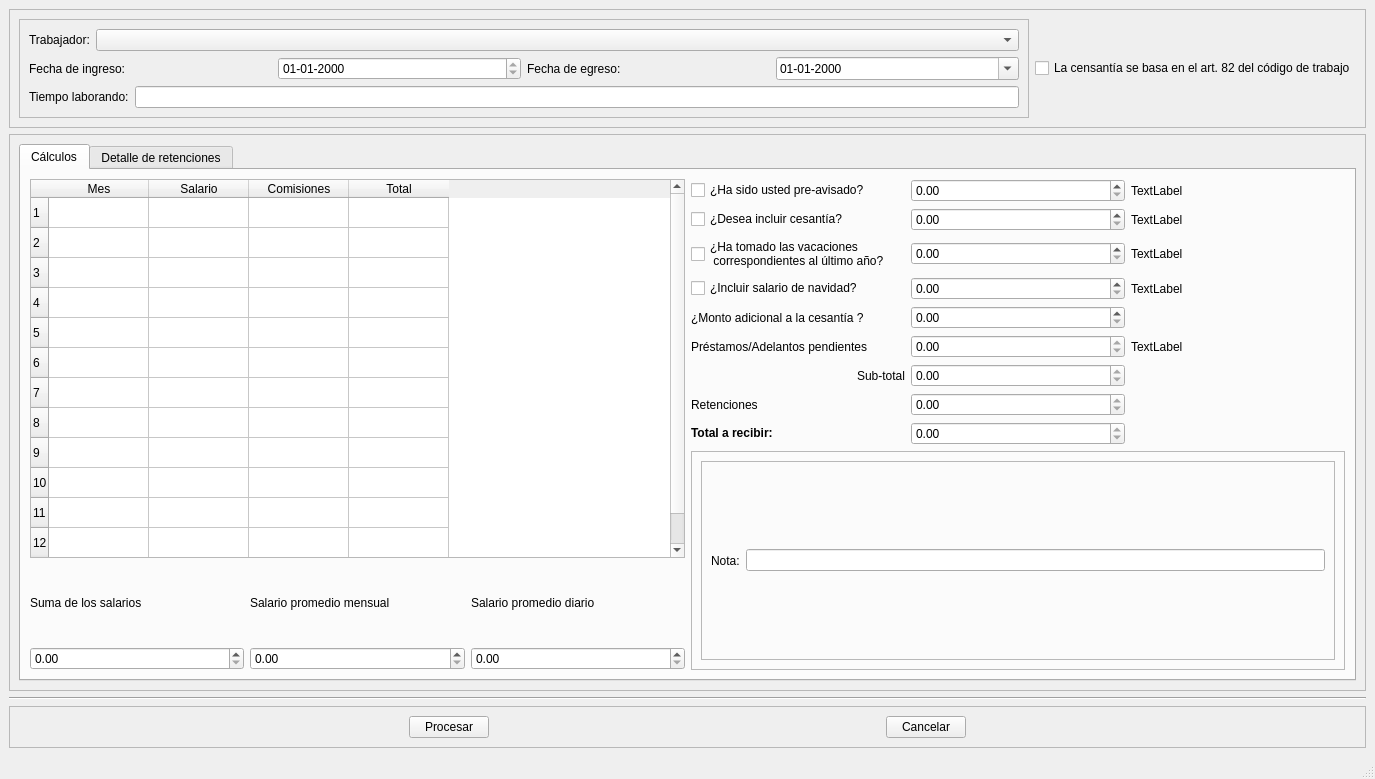
<?xml version="1.0" encoding="UTF-8"?>
<ui version="4.0">
 <class>MainWindow</class>
 <widget class="QMainWindow" name="MainWindow">
  <property name="geometry">
   <rect>
    <x>0</x>
    <y>0</y>
    <width>1375</width>
    <height>779</height>
   </rect>
  </property>
  <property name="windowTitle">
   <string>Retiro de trabajador, cálculo de prestaciones y derechos adquiridos</string>
  </property>
  <property name="whatsThis">
   <string>&lt;html&gt;&lt;head/&gt;&lt;body&gt;&lt;p&gt;&lt;br/&gt;&lt;/p&gt;&lt;/body&gt;&lt;/html&gt;</string>
  </property>
  <widget class="QWidget" name="centralwidget">
   <layout class="QVBoxLayout" name="verticalLayout_3">
    <item>
     <widget class="QFrame" name="frame_6">
      <property name="frameShape">
       <enum>QFrame::StyledPanel</enum>
      </property>
      <property name="frameShadow">
       <enum>QFrame::Raised</enum>
      </property>
      <layout class="QHBoxLayout" name="horizontalLayout_8">
       <item>
        <widget class="QFrame" name="frame_2">
         <property name="frameShape">
          <enum>QFrame::StyledPanel</enum>
         </property>
         <property name="frameShadow">
          <enum>QFrame::Raised</enum>
         </property>
         <layout class="QVBoxLayout" name="verticalLayout">
          <item>
           <layout class="QHBoxLayout" name="horizontalLayout">
            <item>
             <widget class="QLabel" name="label">
              <property name="sizePolicy">
               <sizepolicy hsizetype="Fixed" vsizetype="Preferred">
                <horstretch>0</horstretch>
                <verstretch>0</verstretch>
               </sizepolicy>
              </property>
              <property name="text">
               <string>Trabajador:</string>
              </property>
             </widget>
            </item>
            <item>
             <widget class="QComboBox" name="datos_trabajador">
              <property name="toolTip">
               <string>&lt;html&gt;&lt;head/&gt;&lt;body&gt;&lt;p&gt;Seleccione un trabajador activo de la lista despegable.&lt;/p&gt;&lt;/body&gt;&lt;/html&gt;</string>
              </property>
             </widget>
            </item>
           </layout>
          </item>
          <item>
           <layout class="QHBoxLayout" name="horizontalLayout_2">
            <item>
             <widget class="QLabel" name="label_2">
              <property name="text">
               <string>Fecha de ingreso:</string>
              </property>
             </widget>
            </item>
            <item>
             <widget class="QDateEdit" name="fecha_ingreso">
              <property name="toolTip">
               <string>&lt;html&gt;&lt;head/&gt;&lt;body&gt;&lt;p&gt;Aquí se muestra la fecha de ingreso del trabjador.&lt;/p&gt;&lt;/body&gt;&lt;/html&gt;</string>
              </property>
              <property name="readOnly">
               <bool>true</bool>
              </property>
              <property name="displayFormat">
               <string>dd-MM-yyyy</string>
              </property>
             </widget>
            </item>
            <item>
             <widget class="QLabel" name="label_3">
              <property name="text">
               <string>Fecha de egreso:</string>
              </property>
             </widget>
            </item>
            <item>
             <widget class="QDateEdit" name="fecha_egreso">
              <property name="toolTip">
               <string>&lt;html&gt;&lt;head/&gt;&lt;body&gt;&lt;p&gt;Aquí se muestra la fecha de esgreso del trabajador. Es un campo editable.&lt;/p&gt;&lt;/body&gt;&lt;/html&gt;</string>
              </property>
              <property name="displayFormat">
               <string>dd-MM-yyyy</string>
              </property>
              <property name="calendarPopup">
               <bool>true</bool>
              </property>
             </widget>
            </item>
           </layout>
          </item>
          <item>
           <layout class="QHBoxLayout" name="horizontalLayout_3">
            <item>
             <widget class="QLabel" name="label_7">
              <property name="text">
               <string>Tiempo laborando:</string>
              </property>
             </widget>
            </item>
            <item>
             <widget class="QLineEdit" name="tiempo_trabajado">
              <property name="toolTip">
               <string>&lt;html&gt;&lt;head/&gt;&lt;body&gt;&lt;p&gt;Aquí se muestra el tiempo que ha estado en la empresa el trabajdor.&lt;/p&gt;&lt;/body&gt;&lt;/html&gt;</string>
              </property>
             </widget>
            </item>
           </layout>
          </item>
         </layout>
        </widget>
       </item>
       <item>
        <widget class="QCheckBox" name="tipo_cesantia_82">
         <property name="toolTip">
          <string>&lt;html&gt;&lt;head/&gt;&lt;body&gt;&lt;p align=&quot;justify&quot;&gt;Art. 82.- Se establece una asistencia económica de cinco días de salario ordinario después de un trabajo continuo no menor de tres meses ni mayor de seis; de diez días de salario ordinario después de un trabajo continuo no menor de seis meses ni mayor de un año; y de quince días de trabajo ordinario por cada año de servicio prestado después de un año de trabajo continuo, cuando el contrato de trabajo termina: &lt;/p&gt;&lt;p align=&quot;justify&quot;&gt;1. Por la muerte del empleador o su incapacidad física o mental, siempre que estos hechos produzcan como consecuencia la terminación del negocio; &lt;/p&gt;&lt;p align=&quot;justify&quot;&gt;2. Por la muerte del trabajador o su incapacidad física o mental o inhabilidad para el desempeño de los servicios que se obligó a prestar. En este caso, la asistencia económica se pagará a la persona que el trabajador hubiere designado en declaración hecha ante el Departamento de Trabajo o la autoridad local que ejerza sus funciones, o ante un Notario. A falta de esta declaración, el derecho pertenecerá por partes iguales y con derecho de acrecer, al cónyuge y a los hijos menores del trabajador, y a falta de ambos, a los ascendientes mayores de sesenta años o inválidos, y a falta de estos últimos, a los herederos legales del trabajador. Si el trabajador estuviera incapacitado física o mentalmente para recibir el pago de sus derechos, la asistencia económica será entregada a la persona que lo tenga bajo su cuidado; &lt;/p&gt;&lt;p align=&quot;justify&quot;&gt;3. Por enfermedad del trabajador o ausencia cumpliendo las obligaciones a que se refiere el ordinal 3o. del artículo 51 u otra causa justificada que le haya impedido concurrir a sus labores por un período total de un año, desde el día de su primera inasistencia; &lt;/p&gt;&lt;p align=&quot;justify&quot;&gt;4. Por agotamiento de la materia prima objeto de una industria extractiva; &lt;/p&gt;&lt;p align=&quot;justify&quot;&gt;5. Por quiebra de la empresa, siempre que cese totalmente la explotación del negocio o por su cierre o reducción definitiva de su personal, resultantes de falta de elementos para continuar la explotación, incosteabilidad de la misma u otra causa análoga, con la aprobación del Departamento de Trabajo, en la forma establecida en el artículo 56.&lt;/p&gt;&lt;/body&gt;&lt;/html&gt;</string>
         </property>
         <property name="text">
          <string>La censantía se basa en el art. 82 del código de trabajo</string>
         </property>
        </widget>
       </item>
      </layout>
     </widget>
    </item>
    <item>
     <widget class="QFrame" name="frame_4">
      <property name="frameShape">
       <enum>QFrame::StyledPanel</enum>
      </property>
      <property name="frameShadow">
       <enum>QFrame::Raised</enum>
      </property>
      <layout class="QHBoxLayout" name="horizontalLayout_6">
       <item>
        <widget class="QTabWidget" name="tabWidget">
         <property name="currentIndex">
          <number>0</number>
         </property>
         <widget class="QWidget" name="tab">
          <attribute name="title">
           <string>Cálculos</string>
          </attribute>
          <layout class="QGridLayout" name="gridLayout_3">
           <item row="1" column="1" rowspan="2">
            <widget class="QFrame" name="frame_3">
             <property name="frameShape">
              <enum>QFrame::StyledPanel</enum>
             </property>
             <property name="frameShadow">
              <enum>QFrame::Raised</enum>
             </property>
             <layout class="QVBoxLayout" name="verticalLayout_2">
              <item>
               <widget class="QFrame" name="frame_5">
                <property name="frameShape">
                 <enum>QFrame::StyledPanel</enum>
                </property>
                <property name="frameShadow">
                 <enum>QFrame::Raised</enum>
                </property>
                <layout class="QHBoxLayout" name="horizontalLayout_7">
                 <item>
                  <widget class="QLabel" name="label_10">
                   <property name="text">
                    <string>Nota:</string>
                   </property>
                  </widget>
                 </item>
                 <item>
                  <widget class="QLineEdit" name="nota">
                   <property name="toolTip">
                    <string>&lt;html&gt;&lt;head/&gt;&lt;body&gt;&lt;p&gt;El campo salario es un campo obligatorio para poder desincorporar al trabajador.&lt;/p&gt;&lt;/body&gt;&lt;/html&gt;</string>
                   </property>
                  </widget>
                 </item>
                </layout>
               </widget>
              </item>
             </layout>
            </widget>
           </item>
           <item row="0" column="0" rowspan="2">
            <widget class="QTableWidget" name="tableWidget">
             <property name="toolTip">
              <string>&lt;html&gt;&lt;head/&gt;&lt;body&gt;&lt;p&gt;Esta tabla muestra las últimos 12 salarios mensuales del trabajador de haberlas trabajado.&lt;/p&gt;&lt;/body&gt;&lt;/html&gt;</string>
             </property>
             <attribute name="horizontalHeaderCascadingSectionResizes">
              <bool>false</bool>
             </attribute>
             <row>
              <property name="text">
               <string>1</string>
              </property>
             </row>
             <row>
              <property name="text">
               <string>2</string>
              </property>
             </row>
             <row>
              <property name="text">
               <string>3</string>
              </property>
             </row>
             <row>
              <property name="text">
               <string>4</string>
              </property>
             </row>
             <row>
              <property name="text">
               <string>5</string>
              </property>
             </row>
             <row>
              <property name="text">
               <string>6</string>
              </property>
             </row>
             <row>
              <property name="text">
               <string>7</string>
              </property>
             </row>
             <row>
              <property name="text">
               <string>8</string>
              </property>
             </row>
             <row>
              <property name="text">
               <string>9</string>
              </property>
             </row>
             <row>
              <property name="text">
               <string>10</string>
              </property>
             </row>
             <row>
              <property name="text">
               <string>11</string>
              </property>
             </row>
             <row>
              <property name="text">
               <string>12</string>
              </property>
             </row>
             <column>
              <property name="text">
               <string>Mes</string>
              </property>
             </column>
             <column>
              <property name="text">
               <string>Salario</string>
              </property>
             </column>
             <column>
              <property name="text">
               <string>Comisiones</string>
              </property>
             </column>
             <column>
              <property name="text">
               <string>Total</string>
              </property>
             </column>
            </widget>
           </item>
           <item row="0" column="1">
            <layout class="QGridLayout" name="gridLayout_2">
             <item row="5" column="2">
              <widget class="QLabel" name="desc_prestamos">
               <property name="text">
                <string>TextLabel</string>
               </property>
              </widget>
             </item>
             <item row="6" column="1">
              <widget class="QDoubleSpinBox" name="subtotal">
               <property name="readOnly">
                <bool>true</bool>
               </property>
               <property name="maximum">
                <double>99999999.989999994635582</double>
               </property>
              </widget>
             </item>
             <item row="6" column="0">
              <widget class="QLabel" name="label_18">
               <property name="text">
                <string>Sub-total</string>
               </property>
               <property name="alignment">
                <set>Qt::AlignRight|Qt::AlignTrailing|Qt::AlignVCenter</set>
               </property>
              </widget>
             </item>
             <item row="2" column="2">
              <widget class="QLabel" name="desc_vac">
               <property name="text">
                <string>TextLabel</string>
               </property>
              </widget>
             </item>
             <item row="1" column="0">
              <widget class="QCheckBox" name="cesantia">
               <property name="text">
                <string>¿Desea incluir cesantía?</string>
               </property>
              </widget>
             </item>
             <item row="2" column="0">
              <widget class="QCheckBox" name="vacaciones">
               <property name="text">
                <string>¿Ha tomado las vacaciones
 correspondientes al último año?</string>
               </property>
              </widget>
             </item>
             <item row="0" column="2">
              <widget class="QLabel" name="desc_preaviso">
               <property name="text">
                <string>TextLabel</string>
               </property>
              </widget>
             </item>
             <item row="1" column="2">
              <widget class="QLabel" name="desc_cesantia">
               <property name="text">
                <string>TextLabel</string>
               </property>
              </widget>
             </item>
             <item row="3" column="0">
              <widget class="QCheckBox" name="salario_navidad">
               <property name="text">
                <string>¿Incluir salario de navidad?</string>
               </property>
              </widget>
             </item>
             <item row="0" column="0">
              <widget class="QCheckBox" name="pre_aviso">
               <property name="text">
                <string>¿Ha sido usted pre-avisado?</string>
               </property>
              </widget>
             </item>
             <item row="1" column="1">
              <widget class="QDoubleSpinBox" name="monto_cesantia">
               <property name="readOnly">
                <bool>false</bool>
               </property>
               <property name="maximum">
                <double>9999999999.989999771118164</double>
               </property>
               <property name="singleStep">
                <double>0.010000000000000</double>
               </property>
              </widget>
             </item>
             <item row="5" column="0">
              <widget class="QLabel" name="label_11">
               <property name="text">
                <string>Préstamos/Adelantos pendientes</string>
               </property>
              </widget>
             </item>
             <item row="2" column="1">
              <widget class="QDoubleSpinBox" name="monto_vacaciones">
               <property name="readOnly">
                <bool>false</bool>
               </property>
               <property name="maximum">
                <double>9999999999.989999771118164</double>
               </property>
               <property name="singleStep">
                <double>0.010000000000000</double>
               </property>
              </widget>
             </item>
             <item row="0" column="1">
              <widget class="QDoubleSpinBox" name="monto_preaviso">
               <property name="readOnly">
                <bool>false</bool>
               </property>
               <property name="maximum">
                <double>9999999999.989999771118164</double>
               </property>
               <property name="singleStep">
                <double>0.010000000000000</double>
               </property>
              </widget>
             </item>
             <item row="3" column="1">
              <widget class="QDoubleSpinBox" name="monto_sal_nav">
               <property name="readOnly">
                <bool>false</bool>
               </property>
               <property name="maximum">
                <double>9999999999.989999771118164</double>
               </property>
               <property name="singleStep">
                <double>0.010000000000000</double>
               </property>
              </widget>
             </item>
             <item row="3" column="2">
              <widget class="QLabel" name="desc_sal_nav">
               <property name="text">
                <string>TextLabel</string>
               </property>
              </widget>
             </item>
             <item row="4" column="1">
              <widget class="QDoubleSpinBox" name="monto_bonificacion">
               <property name="maximum">
                <double>99999999999.990005493164063</double>
               </property>
               <property name="singleStep">
                <double>0.010000000000000</double>
               </property>
              </widget>
             </item>
             <item row="5" column="1">
              <widget class="QDoubleSpinBox" name="monto_prestamos">
               <property name="toolTip">
                <string>&lt;html&gt;&lt;head/&gt;&lt;body&gt;&lt;p&gt;Monto total de todos los adelantos o préstamos pendientes.&lt;/p&gt;&lt;/body&gt;&lt;/html&gt;</string>
               </property>
               <property name="readOnly">
                <bool>true</bool>
               </property>
               <property name="maximum">
                <double>99999999.989999994635582</double>
               </property>
              </widget>
             </item>
             <item row="4" column="0">
              <widget class="QLabel" name="label_9">
               <property name="text">
                <string>¿Monto adicional a la cesantía ?</string>
               </property>
              </widget>
             </item>
             <item row="7" column="1">
              <widget class="QDoubleSpinBox" name="total_retenciones">
               <property name="readOnly">
                <bool>true</bool>
               </property>
               <property name="maximum">
                <double>99999999999999.984375000000000</double>
               </property>
              </widget>
             </item>
             <item row="7" column="0">
              <widget class="QLabel" name="label_12">
               <property name="text">
                <string>Retenciones</string>
               </property>
              </widget>
             </item>
             <item row="8" column="0">
              <widget class="QLabel" name="label_8">
               <property name="text">
                <string>&lt;html&gt;&lt;head/&gt;&lt;body&gt;&lt;p&gt;&lt;span style=&quot; font-weight:600;&quot;&gt;Total a recibir:&lt;/span&gt;&lt;/p&gt;&lt;/body&gt;&lt;/html&gt;</string>
               </property>
              </widget>
             </item>
             <item row="8" column="1">
              <widget class="QDoubleSpinBox" name="total_a_recibir">
               <property name="readOnly">
                <bool>true</bool>
               </property>
               <property name="maximum">
                <double>9999999999.989999771118164</double>
               </property>
              </widget>
             </item>
            </layout>
           </item>
           <item row="2" column="0">
            <layout class="QGridLayout" name="gridLayout">
             <item row="0" column="0">
              <widget class="QLabel" name="label_4">
               <property name="text">
                <string>Suma de los salarios</string>
               </property>
              </widget>
             </item>
             <item row="0" column="1">
              <widget class="QLabel" name="label_5">
               <property name="text">
                <string>Salario promedio mensual</string>
               </property>
              </widget>
             </item>
             <item row="0" column="2">
              <widget class="QLabel" name="label_6">
               <property name="text">
                <string>Salario promedio diario</string>
               </property>
              </widget>
             </item>
             <item row="1" column="0">
              <widget class="QDoubleSpinBox" name="suma_salarios">
               <property name="readOnly">
                <bool>false</bool>
               </property>
               <property name="maximum">
                <double>9999999999.989999771118164</double>
               </property>
              </widget>
             </item>
             <item row="1" column="1">
              <widget class="QDoubleSpinBox" name="promedio_mensual">
               <property name="readOnly">
                <bool>false</bool>
               </property>
               <property name="maximum">
                <double>9999999999.989999771118164</double>
               </property>
              </widget>
             </item>
             <item row="1" column="2">
              <widget class="QDoubleSpinBox" name="sal_diario_prom">
               <property name="readOnly">
                <bool>false</bool>
               </property>
               <property name="maximum">
                <double>9999999999.989999771118164</double>
               </property>
              </widget>
             </item>
            </layout>
           </item>
          </layout>
         </widget>
         <widget class="QWidget" name="tab_2">
          <attribute name="title">
           <string>Detalle de retenciones</string>
          </attribute>
          <layout class="QVBoxLayout" name="verticalLayout_5">
           <item>
            <widget class="QFrame" name="frame_8">
             <property name="frameShape">
              <enum>QFrame::StyledPanel</enum>
             </property>
             <property name="frameShadow">
              <enum>QFrame::Raised</enum>
             </property>
             <layout class="QHBoxLayout" name="horizontalLayout_9">
              <item>
               <widget class="QFrame" name="frame_7">
                <property name="frameShape">
                 <enum>QFrame::StyledPanel</enum>
                </property>
                <property name="frameShadow">
                 <enum>QFrame::Raised</enum>
                </property>
                <layout class="QVBoxLayout" name="verticalLayout_4">
                 <item>
                  <widget class="QLabel" name="label_14">
                   <property name="text">
                    <string>Retenciones derivadas del pago de vacaciones</string>
                   </property>
                  </widget>
                 </item>
                 <item>
                  <layout class="QFormLayout" name="formLayout">
                   <item row="0" column="0">
                    <widget class="QLabel" name="label_13">
                     <property name="text">
                      <string>Retención AFP:</string>
                     </property>
                    </widget>
                   </item>
                   <item row="0" column="1">
                    <widget class="QDoubleSpinBox" name="retencion_afp">
                     <property name="readOnly">
                      <bool>true</bool>
                     </property>
                     <property name="maximum">
                      <double>999999999999.000000000000000</double>
                     </property>
                    </widget>
                   </item>
                   <item row="1" column="0">
                    <widget class="QLabel" name="label_15">
                     <property name="text">
                      <string>Retención SFS</string>
                     </property>
                    </widget>
                   </item>
                   <item row="1" column="1">
                    <widget class="QDoubleSpinBox" name="retencion_sfs">
                     <property name="readOnly">
                      <bool>true</bool>
                     </property>
                     <property name="maximum">
                      <double>99999999999999.000000000000000</double>
                     </property>
                    </widget>
                   </item>
                   <item row="2" column="0">
                    <widget class="QLabel" name="label_16">
                     <property name="text">
                      <string>Retención ISLR</string>
                     </property>
                    </widget>
                   </item>
                   <item row="2" column="1">
                    <widget class="QDoubleSpinBox" name="retencion_islr">
                     <property name="readOnly">
                      <bool>true</bool>
                     </property>
                     <property name="maximum">
                      <double>9999999999999.000000000000000</double>
                     </property>
                    </widget>
                   </item>
                   <item row="3" column="0">
                    <widget class="QLabel" name="label_17">
                     <property name="text">
                      <string>Total retenciones</string>
                     </property>
                    </widget>
                   </item>
                   <item row="3" column="1">
                    <widget class="QDoubleSpinBox" name="total_retenciones_2">
                     <property name="readOnly">
                      <bool>true</bool>
                     </property>
                     <property name="maximum">
                      <double>9999999999999.990234375000000</double>
                     </property>
                    </widget>
                   </item>
                  </layout>
                 </item>
                 <item>
                  <spacer name="verticalSpacer">
                   <property name="orientation">
                    <enum>Qt::Vertical</enum>
                   </property>
                   <property name="sizeHint" stdset="0">
                    <size>
                     <width>20</width>
                     <height>40</height>
                    </size>
                   </property>
                  </spacer>
                 </item>
                </layout>
               </widget>
              </item>
              <item>
               <spacer name="horizontalSpacer_5">
                <property name="orientation">
                 <enum>Qt::Horizontal</enum>
                </property>
                <property name="sizeHint" stdset="0">
                 <size>
                  <width>327</width>
                  <height>20</height>
                 </size>
                </property>
               </spacer>
              </item>
             </layout>
            </widget>
           </item>
          </layout>
         </widget>
        </widget>
       </item>
      </layout>
     </widget>
    </item>
    <item>
     <widget class="Line" name="line">
      <property name="orientation">
       <enum>Qt::Horizontal</enum>
      </property>
     </widget>
    </item>
    <item>
     <widget class="QFrame" name="frame">
      <property name="frameShape">
       <enum>QFrame::StyledPanel</enum>
      </property>
      <property name="frameShadow">
       <enum>QFrame::Raised</enum>
      </property>
      <layout class="QHBoxLayout" name="horizontalLayout_5">
       <item>
        <spacer name="horizontalSpacer">
         <property name="orientation">
          <enum>Qt::Horizontal</enum>
         </property>
         <property name="sizeHint" stdset="0">
          <size>
           <width>148</width>
           <height>20</height>
          </size>
         </property>
        </spacer>
       </item>
       <item>
        <widget class="QPushButton" name="procesar">
         <property name="text">
          <string>Procesar</string>
         </property>
        </widget>
       </item>
       <item>
        <spacer name="horizontalSpacer_2">
         <property name="orientation">
          <enum>Qt::Horizontal</enum>
         </property>
         <property name="sizeHint" stdset="0">
          <size>
           <width>147</width>
           <height>20</height>
          </size>
         </property>
        </spacer>
       </item>
       <item>
        <widget class="QPushButton" name="cancelar">
         <property name="text">
          <string>Cancelar</string>
         </property>
        </widget>
       </item>
       <item>
        <spacer name="horizontalSpacer_3">
         <property name="orientation">
          <enum>Qt::Horizontal</enum>
         </property>
         <property name="sizeHint" stdset="0">
          <size>
           <width>148</width>
           <height>20</height>
          </size>
         </property>
        </spacer>
       </item>
      </layout>
     </widget>
    </item>
   </layout>
  </widget>
  <widget class="QStatusBar" name="statusBar"/>
 </widget>
 <tabstops>
  <tabstop>datos_trabajador</tabstop>
  <tabstop>fecha_ingreso</tabstop>
  <tabstop>fecha_egreso</tabstop>
  <tabstop>tipo_cesantia_82</tabstop>
  <tabstop>tiempo_trabajado</tabstop>
  <tabstop>tabWidget</tabstop>
  <tabstop>tableWidget</tabstop>
  <tabstop>suma_salarios</tabstop>
  <tabstop>promedio_mensual</tabstop>
  <tabstop>sal_diario_prom</tabstop>
  <tabstop>pre_aviso</tabstop>
  <tabstop>monto_preaviso</tabstop>
  <tabstop>cesantia</tabstop>
  <tabstop>monto_cesantia</tabstop>
  <tabstop>vacaciones</tabstop>
  <tabstop>monto_vacaciones</tabstop>
  <tabstop>salario_navidad</tabstop>
  <tabstop>monto_sal_nav</tabstop>
  <tabstop>monto_bonificacion</tabstop>
  <tabstop>monto_prestamos</tabstop>
  <tabstop>subtotal</tabstop>
  <tabstop>total_retenciones</tabstop>
  <tabstop>total_a_recibir</tabstop>
  <tabstop>nota</tabstop>
  <tabstop>procesar</tabstop>
  <tabstop>cancelar</tabstop>
  <tabstop>total_retenciones_2</tabstop>
  <tabstop>retencion_sfs</tabstop>
  <tabstop>retencion_islr</tabstop>
  <tabstop>retencion_afp</tabstop>
 </tabstops>
 <resources/>
 <connections/>
</ui>
